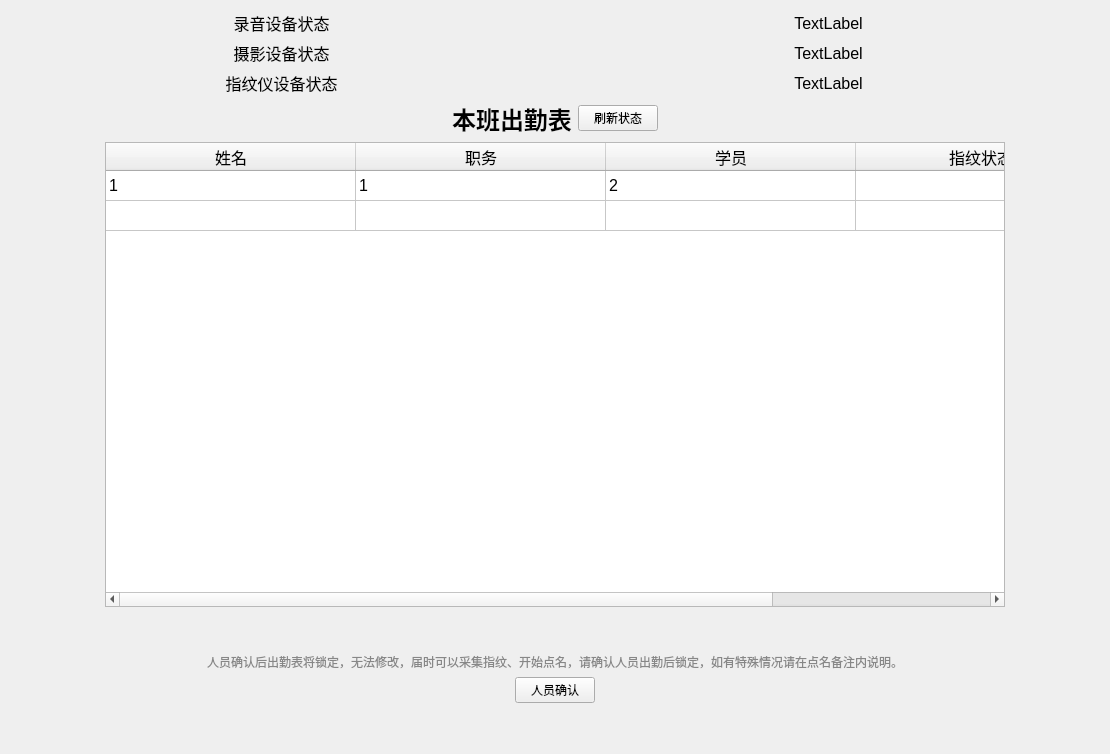
<?xml version="1.0" encoding="UTF-8"?>
<ui version="4.0">
 <class>DisplayWorker</class>
 <widget class="QWidget" name="DisplayWorker">
  <property name="geometry">
   <rect>
    <x>0</x>
    <y>0</y>
    <width>1110</width>
    <height>754</height>
   </rect>
  </property>
  <property name="windowTitle">
   <string>Form</string>
  </property>
  <layout class="QHBoxLayout" name="horizontalLayout_2">
   <item>
    <layout class="QVBoxLayout" name="verticalLayout">
     <item>
      <layout class="QGridLayout" name="gridLayout">
       <item row="1" column="0">
        <widget class="QLabel" name="Video">
         <property name="font">
          <font>
           <pointsize>12</pointsize>
          </font>
         </property>
         <property name="statusTip">
          <string notr="true"/>
         </property>
         <property name="text">
          <string>摄影设备状态</string>
         </property>
         <property name="alignment">
          <set>Qt::AlignCenter</set>
         </property>
        </widget>
       </item>
       <item row="2" column="0">
        <widget class="QLabel" name="Figure">
         <property name="font">
          <font>
           <pointsize>12</pointsize>
          </font>
         </property>
         <property name="statusTip">
          <string notr="true"/>
         </property>
         <property name="text">
          <string>指纹仪设备状态</string>
         </property>
         <property name="alignment">
          <set>Qt::AlignCenter</set>
         </property>
        </widget>
       </item>
       <item row="0" column="1">
        <widget class="QLabel" name="AudioStatus">
         <property name="font">
          <font>
           <pointsize>12</pointsize>
          </font>
         </property>
         <property name="statusTip">
          <string notr="true"/>
         </property>
         <property name="text">
          <string>TextLabel</string>
         </property>
         <property name="alignment">
          <set>Qt::AlignCenter</set>
         </property>
        </widget>
       </item>
       <item row="0" column="0">
        <widget class="QLabel" name="Audio">
         <property name="font">
          <font>
           <pointsize>12</pointsize>
          </font>
         </property>
         <property name="statusTip">
          <string notr="true"/>
         </property>
         <property name="text">
          <string>录音设备状态</string>
         </property>
         <property name="alignment">
          <set>Qt::AlignCenter</set>
         </property>
        </widget>
       </item>
       <item row="2" column="1">
        <widget class="QLabel" name="FigureStatus">
         <property name="font">
          <font>
           <pointsize>12</pointsize>
          </font>
         </property>
         <property name="statusTip">
          <string notr="true"/>
         </property>
         <property name="text">
          <string>TextLabel</string>
         </property>
         <property name="alignment">
          <set>Qt::AlignCenter</set>
         </property>
        </widget>
       </item>
       <item row="1" column="1">
        <widget class="QLabel" name="VideoStatus">
         <property name="font">
          <font>
           <pointsize>12</pointsize>
          </font>
         </property>
         <property name="statusTip">
          <string notr="true"/>
         </property>
         <property name="text">
          <string>TextLabel</string>
         </property>
         <property name="alignment">
          <set>Qt::AlignCenter</set>
         </property>
        </widget>
       </item>
      </layout>
     </item>
     <item>
      <layout class="QHBoxLayout" name="horizontalLayout">
       <item>
        <spacer name="horizontalSpacer">
         <property name="orientation">
          <enum>Qt::Horizontal</enum>
         </property>
         <property name="sizeHint" stdset="0">
          <size>
           <width>40</width>
           <height>20</height>
          </size>
         </property>
        </spacer>
       </item>
       <item alignment="Qt::AlignHCenter|Qt::AlignVCenter">
        <widget class="QLabel" name="label">
         <property name="text">
          <string>&lt;html&gt;&lt;head/&gt;&lt;body&gt;&lt;p&gt;&lt;span style=&quot; font-size:18pt; font-weight:600;&quot;&gt;本班出勤表&lt;/span&gt;&lt;/p&gt;&lt;/body&gt;&lt;/html&gt;</string>
         </property>
         <property name="alignment">
          <set>Qt::AlignCenter</set>
         </property>
         <property name="margin">
          <number>10</number>
         </property>
        </widget>
       </item>
       <item>
        <widget class="QPushButton" name="pushButton">
         <property name="text">
          <string>刷新状态</string>
         </property>
        </widget>
       </item>
       <item>
        <spacer name="horizontalSpacer_2">
         <property name="orientation">
          <enum>Qt::Horizontal</enum>
         </property>
         <property name="sizeHint" stdset="0">
          <size>
           <width>40</width>
           <height>20</height>
          </size>
         </property>
        </spacer>
       </item>
      </layout>
     </item>
     <item alignment="Qt::AlignHCenter">
      <widget class="QTableWidget" name="tableWidget">
       <property name="minimumSize">
        <size>
         <width>900</width>
         <height>0</height>
        </size>
       </property>
       <property name="maximumSize">
        <size>
         <width>1200</width>
         <height>16777215</height>
        </size>
       </property>
       <property name="font">
        <font>
         <pointsize>12</pointsize>
         <weight>50</weight>
         <bold>false</bold>
        </font>
       </property>
       <property name="focusPolicy">
        <enum>Qt::NoFocus</enum>
       </property>
       <property name="layoutDirection">
        <enum>Qt::LeftToRight</enum>
       </property>
       <property name="verticalScrollBarPolicy">
        <enum>Qt::ScrollBarAsNeeded</enum>
       </property>
       <property name="horizontalScrollBarPolicy">
        <enum>Qt::ScrollBarAlwaysOn</enum>
       </property>
       <property name="editTriggers">
        <set>QAbstractItemView::NoEditTriggers</set>
       </property>
       <property name="selectionBehavior">
        <enum>QAbstractItemView::SelectRows</enum>
       </property>
       <property name="textElideMode">
        <enum>Qt::ElideMiddle</enum>
       </property>
       <property name="showGrid">
        <bool>true</bool>
       </property>
       <property name="gridStyle">
        <enum>Qt::SolidLine</enum>
       </property>
       <property name="sortingEnabled">
        <bool>false</bool>
       </property>
       <property name="rowCount">
        <number>2</number>
       </property>
       <attribute name="horizontalHeaderVisible">
        <bool>true</bool>
       </attribute>
       <attribute name="horizontalHeaderCascadingSectionResizes">
        <bool>true</bool>
       </attribute>
       <attribute name="horizontalHeaderDefaultSectionSize">
        <number>250</number>
       </attribute>
       <attribute name="horizontalHeaderStretchLastSection">
        <bool>true</bool>
       </attribute>
       <attribute name="verticalHeaderVisible">
        <bool>false</bool>
       </attribute>
       <attribute name="verticalHeaderCascadingSectionResizes">
        <bool>false</bool>
       </attribute>
       <attribute name="verticalHeaderShowSortIndicator" stdset="0">
        <bool>false</bool>
       </attribute>
       <row/>
       <row/>
       <column>
        <property name="text">
         <string>姓名</string>
        </property>
        <property name="textAlignment">
         <set>AlignCenter</set>
        </property>
       </column>
       <column>
        <property name="text">
         <string>职务</string>
        </property>
       </column>
       <column>
        <property name="text">
         <string>学员</string>
        </property>
       </column>
       <column>
        <property name="text">
         <string>指纹状态</string>
        </property>
        <property name="textAlignment">
         <set>AlignCenter</set>
        </property>
       </column>
       <item row="0" column="0">
        <property name="text">
         <string>1</string>
        </property>
       </item>
       <item row="0" column="1">
        <property name="text">
         <string>1</string>
        </property>
       </item>
       <item row="0" column="2">
        <property name="text">
         <string>2</string>
        </property>
       </item>
       <item row="1" column="2">
        <property name="text">
         <string/>
        </property>
        <property name="textAlignment">
         <set>AlignCenter</set>
        </property>
       </item>
      </widget>
     </item>
     <item>
      <spacer name="verticalSpacer">
       <property name="orientation">
        <enum>Qt::Vertical</enum>
       </property>
       <property name="sizeType">
        <enum>QSizePolicy::Fixed</enum>
       </property>
       <property name="sizeHint" stdset="0">
        <size>
         <width>20</width>
         <height>40</height>
        </size>
       </property>
      </spacer>
     </item>
     <item>
      <widget class="QLabel" name="label_2">
       <property name="font">
        <font>
         <pointsize>9</pointsize>
        </font>
       </property>
       <property name="styleSheet">
        <string notr="true">color: rgb(135, 135, 135)</string>
       </property>
       <property name="text">
        <string>人员确认后出勤表将锁定，无法修改，届时可以采集指纹、开始点名，请确认人员出勤后锁定，如有特殊情况请在点名备注内说明。</string>
       </property>
       <property name="scaledContents">
        <bool>false</bool>
       </property>
       <property name="alignment">
        <set>Qt::AlignCenter</set>
       </property>
      </widget>
     </item>
     <item alignment="Qt::AlignHCenter">
      <widget class="QPushButton" name="BeginButton">
       <property name="maximumSize">
        <size>
         <width>150</width>
         <height>16777215</height>
        </size>
       </property>
       <property name="text">
        <string>人员确认</string>
       </property>
      </widget>
     </item>
     <item>
      <spacer name="verticalSpacer_2">
       <property name="orientation">
        <enum>Qt::Vertical</enum>
       </property>
       <property name="sizeType">
        <enum>QSizePolicy::Fixed</enum>
       </property>
       <property name="sizeHint" stdset="0">
        <size>
         <width>20</width>
         <height>40</height>
        </size>
       </property>
      </spacer>
     </item>
    </layout>
   </item>
  </layout>
 </widget>
 <resources>
  <include location="resource.qrc"/>
 </resources>
 <connections/>
</ui>
